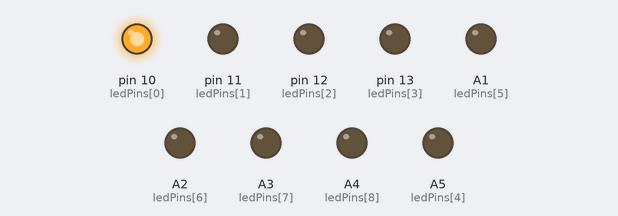
This sketch was run on a simulated Arduino Uno, built with avr-gcc and run on an emulated ATmega328P. Parts: output pins drawn as LEDs (lit = HIGH).

Above: at 0.15 s.
At 0.75 s:
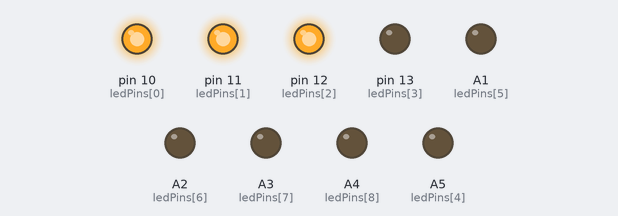
At 1.65 s:
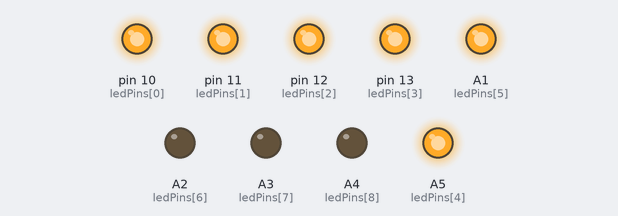
At 3.0 s:
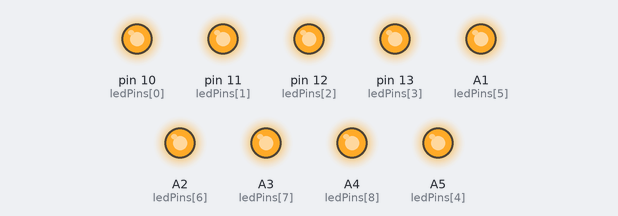
At 4.2 s:
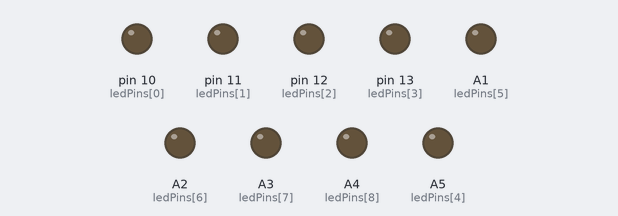
At 5.75 s:
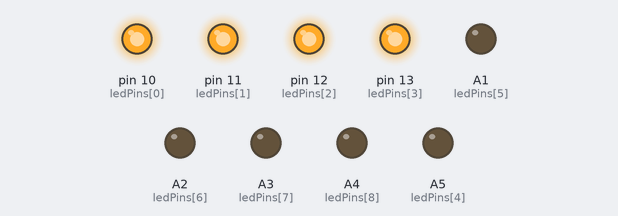
Timing chart, 0 to 6.1 s (numbered marks = the images above):
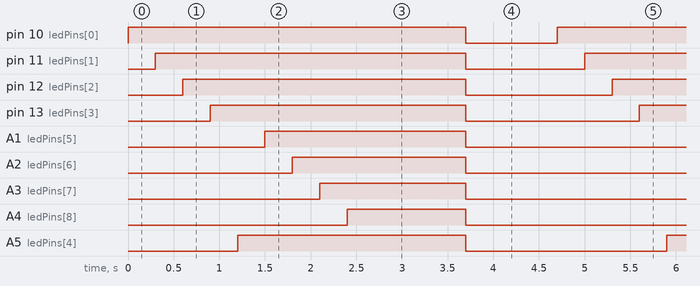

The sketch:

Test_2_LEDs.ino
```cpp
/*
  TEST 2 : THE 9 LEDS
  -------------------
  Goal: check that all 9 LEDs are wired correctly.

  Wiring:
    LED 1 to LED 9 -> D10, D11, D12, D13, A5, A1, A2, A3, A4
    Each LED: pin -> 220 ohm resistor -> long leg (+) | short leg (-) -> GND

  Expected result: the LEDs turn ON one by one (1 -> 9),
  then all turn OFF, and it starts again.
  One LED stays OFF? It is probably reversed: flip it.
*/

const int NUM_LEDS = 9;
const int ledPins[NUM_LEDS] = {10, 11, 12, 13, A5, A1, A2, A3, A4};

void setup() {
  for (int i = 0; i < NUM_LEDS; i++) {
    pinMode(ledPins[i], OUTPUT);
  }
}

void loop() {
  // Turn ON the LEDs one by one
  for (int i = 0; i < NUM_LEDS; i++) {
    digitalWrite(ledPins[i], HIGH);
    delay(300);
  }

  delay(1000);

  // Turn OFF all the LEDs
  for (int i = 0; i < NUM_LEDS; i++) {
    digitalWrite(ledPins[i], LOW);
  }

  delay(1000);
}
```

Measured:
- by itself, pin 10 (ledPins[0]): alternates HIGH for 3.7 s and LOW for 1.0 s
- by itself, pin 11 (ledPins[1]): alternates HIGH for 3.4 s and LOW for 1.3 s
- by itself, pin 12 (ledPins[2]): alternates HIGH for 3.1 s and LOW for 1.6 s
- by itself, pin 13 (ledPins[3]): alternates HIGH for 2.8 s and LOW for 1.9 s
- by itself, A1 (ledPins[5]): alternates HIGH for 2.2 s and LOW for 2.5 s
- by itself, A2 (ledPins[6]): alternates HIGH for 1.9 s and LOW for 2.8 s
- by itself, A3 (ledPins[7]): alternates HIGH for 1.6 s and LOW for 3.1 s
- by itself, A4 (ledPins[8]): alternates HIGH for 1.3 s and LOW for 3.4 s
